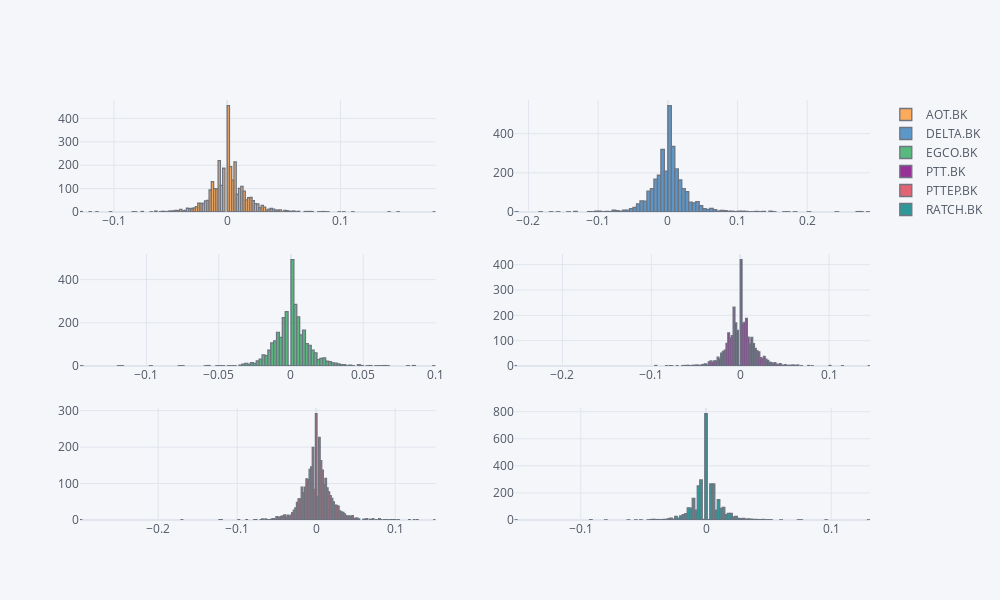

The notebook cell saved with this chart:
### Code cell
df3.iplot(kind='histogram', subplots=True)

### Figure 1 — Plotly figure (JSON) as saved in the notebook; plotly's stock layout.template omitted (floating-point values rounded to 4 significant figures; data arrays with more than 128 entries replaced by an {"elided": "..."} marker saying what was removed)
{"data": [{"histfunc": "count", "histnorm": "", "marker": {"color": "rgba(255, 153, 51, 1.0)", "line": {"color": "#4D5663", "width": 1.3}}, "name": "AOT.BK", "opacity": 0.8, "orientation": "v", "type": "histogram", "x": {"elided": "3166 float values"}, "xaxis": "x", "yaxis": "y"}, {"histfunc": "count", "histnorm": "", "marker": {"color": "rgba(55, 128, 191, 1.0)", "line": {"color": "#4D5663", "width": 1.3}}, "name": "DELTA.BK", "opacity": 0.8, "orientation": "v", "type": "histogram", "x": {"elided": "3166 float values"}, "xaxis": "x2", "yaxis": "y2"}, {"histfunc": "count", "histnorm": "", "marker": {"color": "rgba(50, 171, 96, 1.0)", "line": {"color": "#4D5663", "width": 1.3}}, "name": "EGCO.BK", "opacity": 0.8, "orientation": "v", "type": "histogram", "x": {"elided": "3166 float values"}, "xaxis": "x3", "yaxis": "y3"}, {"histfunc": "count", "histnorm": "", "marker": {"color": "rgba(128, 0, 128, 1.0)", "line": {"color": "#4D5663", "width": 1.3}}, "name": "PTT.BK", "opacity": 0.8, "orientation": "v", "type": "histogram", "x": {"elided": "3166 float values"}, "xaxis": "x4", "yaxis": "y4"}, {"histfunc": "count", "histnorm": "", "marker": {"color": "rgba(219, 64, 82, 1.0)", "line": {"color": "#4D5663", "width": 1.3}}, "name": "PTTEP.BK", "opacity": 0.8, "orientation": "v", "type": "histogram", "x": {"elided": "3166 float values"}, "xaxis": "x5", "yaxis": "y5"}, {"histfunc": "count", "histnorm": "", "marker": {"color": "rgba(0, 128, 128, 1.0)", "line": {"color": "#4D5663", "width": 1.3}}, "name": "RATCH.BK", "opacity": 0.8, "orientation": "v", "type": "histogram", "x": {"elided": "3166 float values"}, "xaxis": "x6", "yaxis": "y6"}], "layout": {"barmode": "overlay", "height": 600, "legend": {"bgcolor": "#F5F6F9", "font": {"color": "#4D5663"}}, "paper_bgcolor": "#F5F6F9", "plot_bgcolor": "#F5F6F9", "title": {"font": {"color": "#4D5663"}}, "width": 1000, "xaxis": {"anchor": "y", "domain": [0, 0.45], "gridcolor": "#E1E5ED", "showgrid": true, "tickfont": {"color": "#4D5663"}, "title": {"font": {"color": "#4D5663"}, "text": ""}, "zerolinecolor": "#E1E5ED"}, "xaxis2": {"anchor": "y2", "domain": [0.55, 1], "gridcolor": "#E1E5ED", "showgrid": true, "tickfont": {"color": "#4D5663"}, "title": {"font": {"color": "#4D5663"}, "text": ""}, "zerolinecolor": "#E1E5ED"}, "xaxis3": {"anchor": "y3", "domain": [0, 0.45], "gridcolor": "#E1E5ED", "showgrid": true, "tickfont": {"color": "#4D5663"}, "title": {"font": {"color": "#4D5663"}, "text": ""}, "zerolinecolor": "#E1E5ED"}, "xaxis4": {"anchor": "y4", "domain": [0.55, 1], "gridcolor": "#E1E5ED", "showgrid": true, "tickfont": {"color": "#4D5663"}, "title": {"font": {"color": "#4D5663"}, "text": ""}, "zerolinecolor": "#E1E5ED"}, "xaxis5": {"anchor": "y5", "domain": [0, 0.45], "gridcolor": "#E1E5ED", "showgrid": true, "tickfont": {"color": "#4D5663"}, "title": {"font": {"color": "#4D5663"}, "text": ""}, "zerolinecolor": "#E1E5ED"}, "xaxis6": {"anchor": "y6", "domain": [0.55, 1], "gridcolor": "#E1E5ED", "showgrid": true, "tickfont": {"color": "#4D5663"}, "title": {"font": {"color": "#4D5663"}, "text": ""}, "zerolinecolor": "#E1E5ED"}, "yaxis": {"anchor": "x", "domain": [0.7333, 1], "gridcolor": "#E1E5ED", "showgrid": true, "tickfont": {"color": "#4D5663"}, "title": {"font": {"color": "#4D5663"}, "text": ""}, "zerolinecolor": "#E1E5ED"}, "yaxis2": {"anchor": "x2", "domain": [0.7333, 1], "gridcolor": "#E1E5ED", "showgrid": true, "tickfont": {"color": "#4D5663"}, "title": {"font": {"color": "#4D5663"}, "text": ""}, "zerolinecolor": "#E1E5ED"}, "yaxis3": {"anchor": "x3", "domain": [0.3667, 0.6333], "gridcolor": "#E1E5ED", "showgrid": true, "tickfont": {"color": "#4D5663"}, "title": {"font": {"color": "#4D5663"}, "text": ""}, "zerolinecolor": "#E1E5ED"}, "yaxis4": {"anchor": "x4", "domain": [0.3667, 0.6333], "gridcolor": "#E1E5ED", "showgrid": true, "tickfont": {"color": "#4D5663"}, "title": {"font": {"color": "#4D5663"}, "text": ""}, "zerolinecolor": "#E1E5ED"}, "yaxis5": {"anchor": "x5", "domain": [0, 0.2667], "gridcolor": "#E1E5ED", "showgrid": true, "tickfont": {"color": "#4D5663"}, "title": {"font": {"color": "#4D5663"}, "text": ""}, "zerolinecolor": "#E1E5ED"}, "yaxis6": {"anchor": "x6", "domain": [0, 0.2667], "gridcolor": "#E1E5ED", "showgrid": true, "tickfont": {"color": "#4D5663"}, "title": {"font": {"color": "#4D5663"}, "text": ""}, "zerolinecolor": "#E1E5ED"}}}
